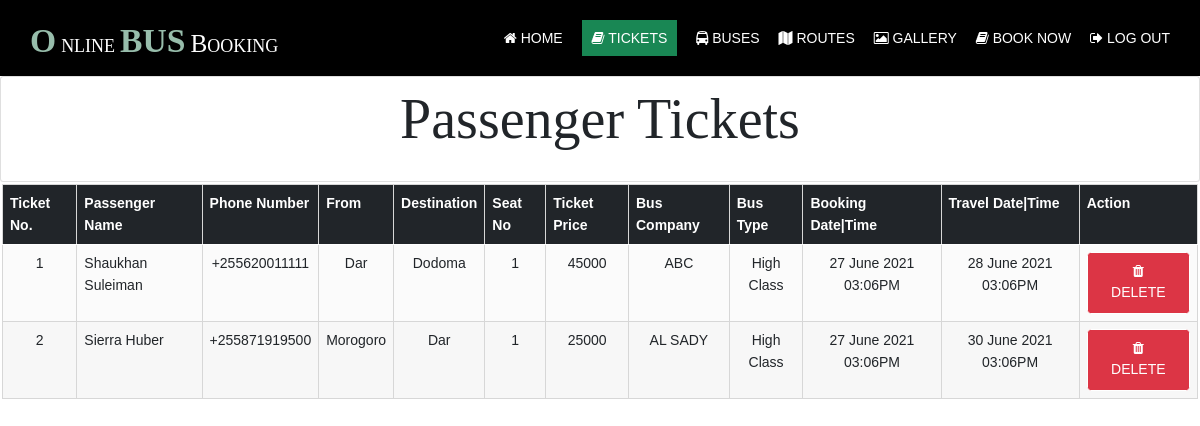
Before: /admin/ (signed in) with the older database file.
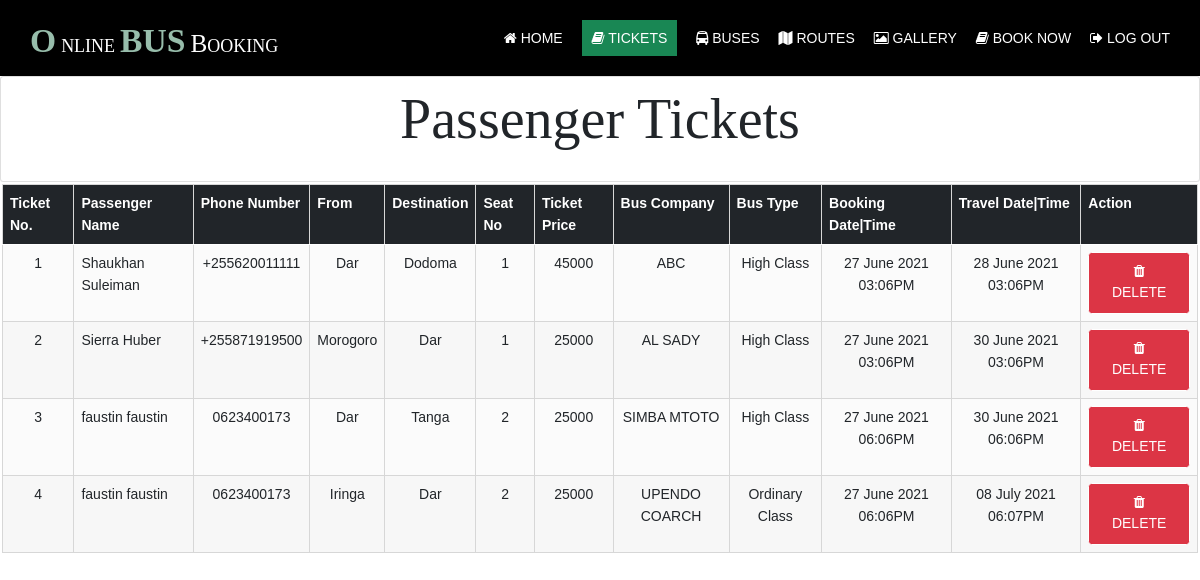
After: the same page with the newer database file.
### tables this page shows
CREATE TABLE `tickets` (
  `ticketId` int(11) NOT NULL,
  `userId` bigint(13) NOT NULL,
  `busId` bigint(13) NOT NULL,
  `startFrom` varchar(255) NOT NULL,
  `destination` varchar(255) NOT NULL,
  `seatNo` int(10) NOT NULL,
  `Price` int(10) NOT NULL,
  `bookingDate` datetime NOT NULL DEFAULT current_timestamp(),
  `travelDate` datetime NOT NULL,
  `status` varchar(10) NOT NULL
);

CREATE TABLE `users` (
  `userId` bigint(13) NOT NULL,
  `phoneEmail` varchar(255) NOT NULL,
  `password` varchar(255) NOT NULL,
  `firstName` varchar(255) NOT NULL,
  `lastName` varchar(255) NOT NULL,
  `phoneNumber` varchar(255) NOT NULL,
  `role` varchar(50) NOT NULL DEFAULT 'USER',
  `status` tinyint(1) NOT NULL DEFAULT 1
);

CREATE TABLE `buses` (
  `busId` bigint(13) NOT NULL,
  `name` varchar(255) NOT NULL,
  `startFrom` varchar(255) NOT NULL,
  `destination` varchar(255) NOT NULL,
  `busType` varchar(30) NOT NULL,
  `noSeats` int(11) NOT NULL,
  `plateNo` varchar(13) NOT NULL,
  `busPhone` int(11) NOT NULL,
  `farePrice` int(11) NOT NULL,
  `busPhoto` varchar(255) NOT NULL,
  `status` tinyint(1) NOT NULL DEFAULT 1
);

### admin/index.php (the view, shortened to what this page needs)
<?php
require('../includes/db.php');
?>
<!DOCTYPE html>
<html lang="en">
<head>
    <link rel="stylesheet" href="../assets/css/bootstrap.css" media="all">
    <link rel="stylesheet" href="../assets/css/layout.css" type="text/css">
</head>
<body>
    <div class="wrapper row1">
        <header id="header" class="hoc clear">
            <div id="logo" class="fl_left">
                <h1 class="logoname"><a href="./">Online<span>bus</span>Booking</a></h1>
            </div>
            <nav id="mainav" class="fl_right">
                <ul class="clear">
                    <li><a href="../index.php"><i class="fa fa-home" aria-hidden="true"></i> Home</a></li>
                    <li class="active"><a href="./"><i class="fa fa-book" aria-hidden="true"></i> Tickets</a></li>
                    <li><a href="buses.php"><i class="fa fa-bus" aria-hidden="true"></i> Buses</a></li>
                    <li><a href="routes.php"><i class="fa fa-map" aria-hidden="true"></i> Routes</a></li>
                    <li><a href="../gallery.php"><i class="fa fa-photo" aria-hidden="true"></i> Gallery</a></li>
                    <li><a href="../book.php"><i class="fa fa-book" aria-hidden="true"></i> Book Now</a></li>
                    <li><a href="../login.php"><i class="fa fa-sign-out" aria-hidden="true"></i> Log Out</a></li>
                </ul>
            </nav>
        </header>
    </div>
    <div class="row">
        <div class="container-fluid">
            <div class="card">
                <div class="row hoc">
                    <h1 class="heading" style="font-size: 4em; padding:10px">Passenger Tickets</h1>
                </div>
            </div>
            <div class="row d-flex justify-content-center" style="padding: 0 10 10 10; margin:2px">
                <table class="table table-hover table-center table-responsive">
                    <thead>
                        <tr class="bg-dark">
                            <th scope="col">Ticket No.</th>
                            <th scope="col">Passenger Name</th>
                            <th scope="col">Phone Number</th>
                            <th scope="col">From</th>
                            <th scope="col">Destination</th>
                            <th scope="col">Seat No</th>
                            <th scope="col">Ticket Price</th>
                            <th scope="col">Bus Company</th>
                            <th scope="col">Bus Type</th>
                            <th scope="col">Booking Date|Time</th>
                            <th scope="col">Travel Date|Time</th>
                            <th scope="col">Action</th>
                        </tr>
                    </thead>
                    <tbody>
                        <?php
                        $list = $db->prepare('SELECT * FROM `tickets` JOIN `users` ON `tickets`.`userId` = `users`.`userId` JOIN `buses` ON `tickets`.`busId` = `buses`.`busId` ORDER BY `travelDate` ASC');
                        $list->execute();
                        $counter = 0;
                        while ($tickets = $list->fetch(PDO::FETCH_ASSOC)) {
                            $counter++;
                            echo '<tr>';
                        ?>
                            <td>
                                <center><?php echo $counter; ?></center>
                            </td>
                            <td>
                                <?php echo  $tickets['firstName'] . " " . $tickets['lastName']; ?>
                            </td>
                            <td>
                                <center><?php echo  $tickets['phoneNumber']; ?></center>
                            </td>
                            <td>
                                <center><?php echo  $tickets['startFrom']; ?></center>
                            </td>
                            <td>
                                <center><?php echo  $tickets['destination']; ?></center>
                            </td>
                            <td>
                                <center><?php echo  $tickets['seatNo']; ?></center>
                            </td>
                            <td>
                                <center><?php echo  $tickets['farePrice']; ?></center>
                            </td>
                            <td>
                                <center><?php echo  $tickets['name']; ?></center>
                            </td>
                            <td>
                                <center><?php echo  $tickets['busType']; ?></center>
                            </td>
                            <td>
                                <center><?php echo date('d F Y h:mA', strtotime($tickets['bookingDate'])); ?></center>
                            </td>
                            <td>
                                <center><?php echo  date('d F Y h:mA', strtotime($tickets['travelDate'])); ?></center>
                            </td>
                            <td>
                                <center>
                                    <a class="btn btn-danger" href="index?del=<?php echo  $tickets['ticketId']; ?>"><i class="fa fa-trash" aria-hidden="true"></i> Delete</a>
                                </center>
                            </td>
                        <?php
                            echo '</tr>';
                        }
                        ?>
                    </tbody>
                </table>
            </div>
        </div>
    </div>
</body>
</html>

### assets/css/layout.css (style rules this page uses)
#header #logo { margin: 22px 0 0 0; }
*, *::before, *::after { transition: all .3s ease-in-out; }
nav ul, nav ol { margin: 0; padding: 0; list-style: none; }
#mainav, #breadcrumb, .sidebar nav { line-height: normal; }
#mainav ul { text-transform: uppercase; }
#mainav li { display: inline-block; position: relative; margin: 0 15px 0 0; padding: 0; }
#mainav li:last-child { margin-right: 0; }
#mainav li a { display: block; padding: 30px 0; }
table, th, td { border: 1px solid; border-collapse: collapse; vertical-align: top; }
table, th { table-layout: auto; }
table { width: 100%; margin-bottom: 15px; }
th, td { padding: 5px 8px; }
td { border-width: 0 1px; }
body { background-color: #ededed; }
a { color: #97A9BD; }
.logoname a { color: #FFFFFF; }
.logoname::first-letter, .logoname span { color: #97BDAB; }
.row1 { color: #FFFFFF; background-color: #000000; }
#header #logo a { color: inherit; }
#mainav li a { color: inherit; }
#mainav .active a, #mainav a:hover, #mainav li:hover>a { color: #FFFFFF; background-color: #198754; padding: 10px; }
table, th, td, #comments .avatar, #comments input, #comments textarea { border-color: #D7D7D7; }
th { color: #FFFFFF; background-color: #373737; }
tr, #comments li, #comments input[type="submit"], #comments input[type="reset"] { color: inherit; background-color: #FBFBFB; }
tr:nth-child(even), #comments li:nth-child(even) { color: inherit; background-color: #F7F7F7; }
table a, #comments a { background-color: inherit; }
@media screen and (min-width:1140px) { .hoc { max-width: 1140px; } }

### assets/css/framework.css (style rules this page uses)
html { overflow-y: scroll; overflow-x: hidden; }
html, body { margin: 0; padding: 0; font-size: 14px; line-height: 1.6em; }
*, *::before, *::after { box-sizing: border-box; }
.logoname { margin: 0; padding: 0; font-size: 1.8rem; font-variant: small-caps; }
.logoname::first-letter, .logoname span { margin: 0 5px; font-size: 2.4rem; font-weight: 700; text-transform: uppercase; }
.logoname::first-letter { margin-left: 0; }
.btn { display: inline-block; padding: 8px 18px 10px; text-transform: uppercase; border: 1px solid; }
.clear, .group { display: block; }
.clear::before, .clear::after, .group::before, .group::after { display: table; content: ""; }
.clear, .clear::after, .group, .group::after { clear: both; }
a { outline: none; text-decoration: none; }
.fl_left, .imgl { float: left; }
.fl_right, .imgr { float: right; }
body, input, textarea, select { font-family: Verdana, Geneva, sans-serif; }
h1, h2, h3, h4, h5, h6, .heading { font-family: Georgia, "Times New Roman", Times, serif; }
::placeholder { opacity: 1; }
h1, h2, h3, h4, h5, h6, .heading { margin: 0 0 20px 0; font-size: 1.4rem; line-height: normal; font-weight: normal; text-transform: capitalize; }
.wrapper { display: block; position: relative; width: 100%; margin: 0; padding: 0; text-align: left; word-wrap: break-word; }
.hoc { display: block; margin: 0 auto; }
address, article, aside, figcaption, figure, footer, header, main, nav, section { display: block; margin: 0; padding: 0; }

### admin/index.php (style rules this page uses)
body { background-color: #FFF !important; }

Changed rows visible on the page:
added tickets: userId.firstName "faustin", userId.lastName "faustin", userId.phoneNumber "0623400173", busId.startFrom "Dar", busId.destination "Tanga", seatNo "2", busId.farePrice "25000", busId.name "SIMBA MTOTO", busId.busType "High Class", bookingDate "27 June 2021 06:06PM", travelDate "30 June 2021 06:06PM"
added tickets: userId.firstName "faustin", userId.lastName "faustin", userId.phoneNumber "0623400173", busId.startFrom "Iringa", busId.destination "Dar", seatNo "2", busId.farePrice "25000", busId.name "UPENDO COARCH", busId.busType "Ordinary Class", bookingDate "27 June 2021 06:06PM", travelDate "08 July 2021 06:07PM"
